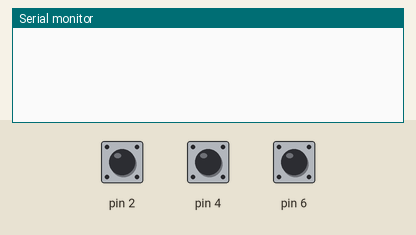
A sketch run on a simulated Arduino Uno, built with avr-gcc and run on an emulated ATmega328P. On the bench: the last lines printed to the serial monitor. The inputs (shaded band) are chosen by the test bench; at power-on: pin 2 HIGH, pin 4 HIGH, pin 6 HIGH.

Above: at 1.2 s.
1.3 s: pin 2 pulled LOW for 0.15 s
At 2.6 s:
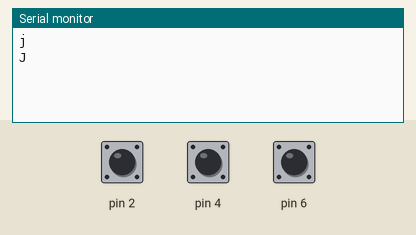
2.9 s: pin 4 pulled LOW for 0.15 s
At 4.1 s:
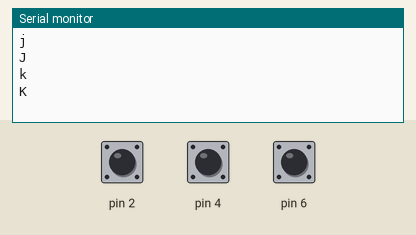
4.5 s: pin 6 pulled LOW for 0.15 s
At 5.3 s:
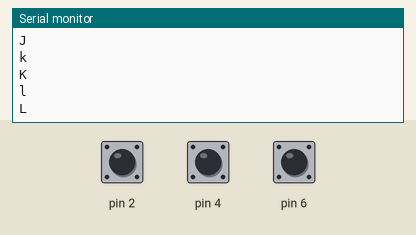

Measured:
- after the input at 1.3 s, the serial monitor: prints a new line at once (image 1)
- after the input at 2.9 s, the serial monitor: prints a new line at once (image 2)
- after the input at 4.5 s, the serial monitor: prints a new line at once (image 3)

The sketch:

arduino_controller.ino
```cpp
unsigned long Button1PreviousTime = millis(); // unsigned long is essentially an extended variable meant to store larger numbers which will be useful for something like this as the time will always go up. Store previous time to know if the button has just been pressed or already was pressed.
int Button1PreviousSwap = HIGH; // Stores the state of the button the last time it was changed state
int Button1PreviousReading = HIGH; // Stores the state of the button as quick as the loop allows
unsigned long Button2PreviousTime = millis();
int Button2PreviousSwap = HIGH;
int Button2PreviousReading = HIGH;
unsigned long Button3PreviousTime = millis();
int Button3PreviousSwap = HIGH;
int Button3PreviousReading = HIGH;

void setup()
{
  // put your setup code here, to run once:
  Serial.begin(9600); // Sets the data rate in bits per second (9600) Allows for communication with the Serial Monitor
  pinMode(2,INPUT_PULLUP); // INPUT_PULLUP uses the Arduino's internal resistors so you don't need the external ones. HIGH = off, LOW = on
  pinMode(4,INPUT_PULLUP);
  pinMode(6,INPUT_PULLUP);
}
void loop()
{
  // My control scheme will be jkl, so each of those buttons will be the equivalent of one of those keys
  int Button1CurrentReading = digitalRead(2);
  if (Button1CurrentReading != Button1PreviousReading) // State of button has changed
  {
    Button1PreviousReading = Button1CurrentReading;
    unsigned long Button1CurrentTime = millis();
    if (Button1PreviousTime + 30 < Button1CurrentTime) // Ensures that it isn't a false flag
    {
      Button1PreviousSwap = Button1CurrentReading;
      Button1PreviousTime = Button1CurrentTime;
      if (Button1CurrentReading == LOW) // Pressed
      {
        Serial.println("j"); // Tells the series monitor the print the message if the button is pushed in (using the 9600 bit rate so it checks very frequently)
      }
      else // Released
      {
        Serial.println("J");
      }
    }
  }
  int Button2CurrentReading = digitalRead(4);
  if (Button2CurrentReading != Button2PreviousReading) // State of button has changed
  {
    Button2PreviousReading = Button2CurrentReading;
    unsigned long Button2CurrentTime = millis();
    if (Button2PreviousTime + 30 < Button2CurrentTime) // Ensures that it isn't a false flag
    {
      Button2PreviousSwap = Button2CurrentReading;
      Button2PreviousTime = Button2CurrentTime;
      if (Button2CurrentReading == LOW) // Pressed
      {
        Serial.println("k"); // Tells the series monitor the print the message if the button is pushed in (using the 9600 bit rate so it checks very frequently)
      }
      else // Released
      {
        Serial.println("K");
      }
    }
  }
  int Button3CurrentReading = digitalRead(6);
  if (Button3CurrentReading != Button3PreviousReading) // State of button has changed
  {
    Button3PreviousReading = Button3CurrentReading;
    unsigned long Button3CurrentTime = millis();
    if (Button3PreviousTime + 30 < Button3CurrentTime) // Ensures that it isn't a false flag
    {
      Button3PreviousSwap = Button3CurrentReading;
      Button3PreviousTime = Button3CurrentTime;
      if (Button3CurrentReading == LOW) // Pressed
      {
        Serial.println("l"); // Tells the series monitor the print the message if the button is pushed in (using the 9600 bit rate so it checks very frequently)
      }
      else // Released
      {
        Serial.println("L");
      }
    }
  }
}
```
